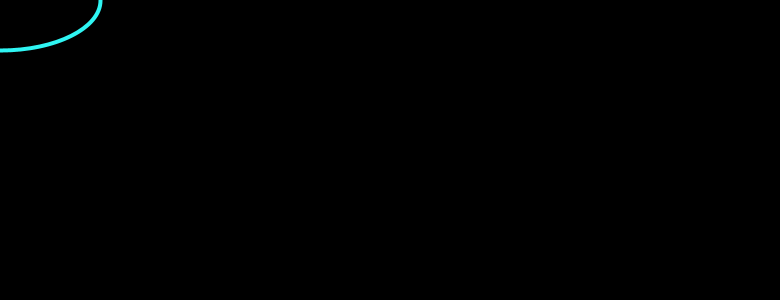
Frame 1 (no input)
Frame 60 (the mouse pressed at the canvas centre just before this capture): identical to frame 1, image omitted
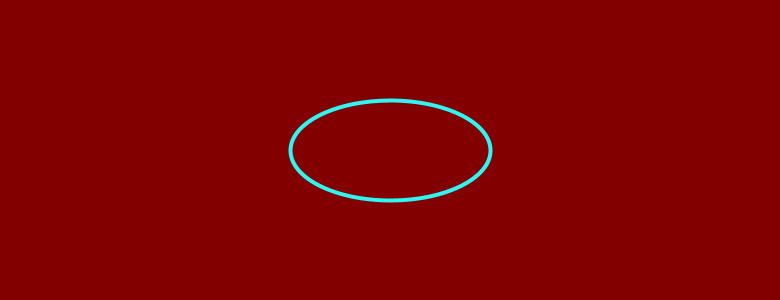
Frame 120 (the mouse held since frame 60 and released just before this capture)

The Processing sketch that drew these frames (run headless with seeded random() and noise(); from frame 60 on, the mouse is pressed at the canvas centre):

// Processing sketch: programskeletonnotes
// ── programskeletonnotes.pde
//programs have three main blocks

/* the first block contains statements to initialize
all variables that will be used throughout the program
*/

int bkGround; //most statements will end in a semicolon 

/* the second block is called setup and it contains
statements to be executed only once.
*/

void setup(){
size(780,300);
background(255,0,0); //red, green, blue 0<x<255
noFill();
stroke(#2FF5F3);
strokeWeight(4);
}// end setup

/* the third section is called draw and every statement 
in draw gets looped through in the order written for ever
and ever and ever 
*/

void draw(){
  bkGround=mouseX/3;
  background(bkGround,0,0);
  ellipse(mouseX,mouseY,200,100);
}//end draw
